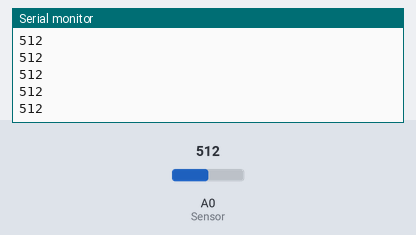
A sketch run on a simulated ESP8266 (NodeMCU). Parts: the last lines printed to the serial monitor. The test bench sets the inputs (shaded band); at power-on: A0 (Sensor) = 512.

Above: at 1.2 s.
1.3 s: A0 (Sensor) set to 716
At 4.24 s:
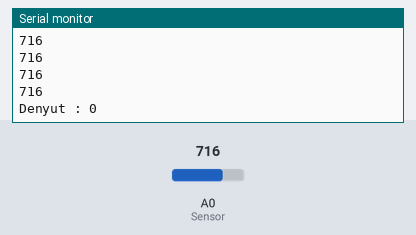
4.3 s: A0 (Sensor) set to 900
At 4.8 s:
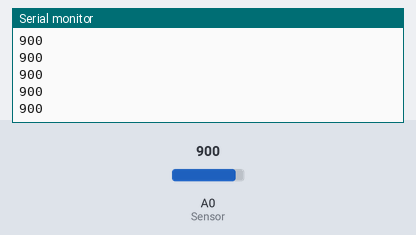
Timing chart, 0 to 5.2 s (numbered marks = the images above; inputs shaded):
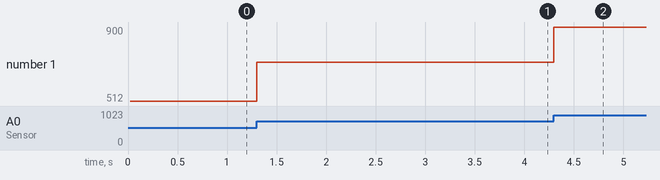

The sketch:

Pulse_Sensor.ino
```cpp
#include <ESP8266WiFi.h>
#include <Ticker.h>

Ticker flipper;
const int httpPort = 80;
Ticker sender;
const int maxAvgSample = 20;
volatile int rate[maxAvgSample];                    // used to hold last ten IBI values
boolean sendok = false;
volatile unsigned long sampleCounter = 0;          // used to determine pulse timing
volatile unsigned long lastBeatTime = 0;           // used to find the inter beat interval
volatile int P =512;                      // used to find peak in pulse wave
volatile int T = 512;                     // used to find trough in pulse wave
volatile int thresh = 512;                // used to find instant moment of heart beat
volatile int amp = 100;                   // used to hold amplitude of pulse waveform
volatile boolean firstBeat = true;        // used to seed rate array so we startup with reasonable BPM
volatile boolean secondBeat = true;       // used to seed rate array so we startup with reasonable BPM
volatile int BPM;                   // used to hold the pulse rate
volatile int Signal;                // holds the incoming raw data
volatile int IBI = 600;             // holds the time between beats, the Inter-Beat Interval
volatile boolean Pulse = false;     // true when pulse wave is high, false when it's low
volatile boolean QS = false;

const char* ssid = "Mandiri_dan_Mega_Digi";
const char* password = "Athif4hku";
WiFiClient client;
const char* host = "192.168.4.104";//you pc IP

void setup() {
  Serial.begin(115200);
  delay(10);

  Serial.print("Connecting to ");
  Serial.println(ssid);
 // WiFi.begin(ssid, password);
//  while (WiFi.status() != WL_CONNECTED) {
//    delay(500);
//    Serial.print(".");
//  }

  Serial.println("");
  Serial.println("WiFi connected");
  Serial.println("IP address: ");
  //Serial.println(WiFi.localIP());
  Serial.print("connecting to ");
  Serial.println(host);


//  if (!client.connect(host, httpPort)) {
//    Serial.println("connection failed");
//    return;
//  }

  client.print("255");
  delay(10);

  Serial.println();
  Serial.println("end Setup");
  flipper.attach_ms(2, Test);
  sender.attach(2, senderfunc);
}

void senderfunc()
{
  sendok=true;
}


void loop() {

     if(sendok)
     {
        delay(100);
//            WiFiClient client;
//              const int httpPort = 80;// to port to send the data
//              if (!client.connect("YOURPCIP", httpPort)) {
//                Serial.println("connection failed");
//                return;
//              }

              Serial.print("Denyut : ");

              //This will send the request to the server
              //client.print(BPM);
              Serial.println(BPM);
              delay(10);
              sendok =false;
              flipper.attach_ms(2, Test);
     }

}

int count = 0;
void Test()
{
  count++;
  if(count ==1000)
  {
    flipper.detach();
    count =0;
    //sendtcp();
    sendok=true;

  }

      Signal = analogRead(A0);              // read the Pulse Sensor
      Serial.println(Signal);
      sampleCounter += 2;                         // keep track of the time in mS with this variable
    int N = sampleCounter - lastBeatTime;       // monitor the time since the last beat to avoid noise

      if(Signal < thresh && N > (IBI/5)*3){       // avoid dichrotic noise by waiting 3/5 of last IBI
        if (Signal < T){                        // T is the trough
            T = Signal;                         // keep track of lowest point in pulse wave
         }
       }

    if(Signal > thresh && Signal > P){          // thresh condition helps avoid noise
        P = Signal;                             // P is the peak
       }                                        // keep track of highest point in pulse wave

  //  NOW IT'S TIME TO LOOK FOR THE HEART BEAT
  // signal surges up in value every time there is a pulse
if (N > 250){                                   // avoid high frequency noise
  if ( (Signal > thresh) && (Pulse == false) && (N > (IBI/5)*3) ){
    Pulse = true;                               // set the Pulse flag when we think there is a pulse
    //digitalWrite(blinkPin,HIGH);                // turn on pin 13 LED
    IBI = sampleCounter - lastBeatTime;         // measure time between beats in mS
    lastBeatTime = sampleCounter;               // keep track of time for next pulse

         if(firstBeat){                         // if it's the first time we found a beat, if firstBeat == TRUE
             firstBeat = false;                 // clear firstBeat flag
             return;                            // IBI value is unreliable so discard it
            }
         if(secondBeat){                        // if this is the second beat, if secondBeat == TRUE
            secondBeat = false;                 // clear secondBeat flag
               for(int i=0; i<=maxAvgSample-1; i++){         // seed the running total to get a realisitic BPM at startup
                    rate[i] = IBI;
                    }
            }

    // keep a running total of the last 10 IBI values
    word runningTotal = 0;                   // clear the runningTotal variable

    for(int i=0; i<=(maxAvgSample-2); i++){                // shift data in the rate array
          rate[i] = rate[i+1];              // and drop the oldest IBI value
          runningTotal += rate[i];          // add up the 9 oldest IBI values
        }

    rate[maxAvgSample-1] = IBI;                          // add the latest IBI to the rate array
    runningTotal += rate[maxAvgSample-1];                // add the latest IBI to runningTotal
    runningTotal /= maxAvgSample;                     // average the last 10 IBI values
    BPM = 60000/runningTotal;               // how many beats can fit into a minute? that's BPM!
    QS = true;                              // set Quantified Self flag
    // QS FLAG IS NOT CLEARED INSIDE THIS ISR
    }
}

  if (Signal < thresh && Pulse == true){     // when the values are going down, the beat is over
      //digitalWrite(blinkPin,LOW);            // turn off pin 13 LED
      Pulse = false;                         // reset the Pulse flag so we can do it again
      amp = P - T;                           // get amplitude of the pulse wave
      thresh = amp/2 + T;                    // set thresh at 50% of the amplitude
      P = thresh;                            // reset these for next time
      T = thresh;
     }

  if (N > 2500){                             // if 2.5 seconds go by without a beat
      thresh = 512;                          // set thresh default
      P = 512;                               // set P default
      T = 512;                               // set T default
      lastBeatTime = sampleCounter;          // bring the lastBeatTime up to date
      firstBeat = true;                      // set these to avoid noise
      secondBeat = true;                     // when we get the heartbeat back
     }

  //sei();                                     // enable interrupts when youre done!
}// end isr
```

Measured:
- after the input at 1.3 s, the serial monitor: prints a new line at once (image 1)
- after the input at 4.3 s, the serial monitor: prints a new line at once (image 2)
- plotted number 1: 512 → 716 after the input at 1.3 s, 716 → 900 after the input at 4.3 s
